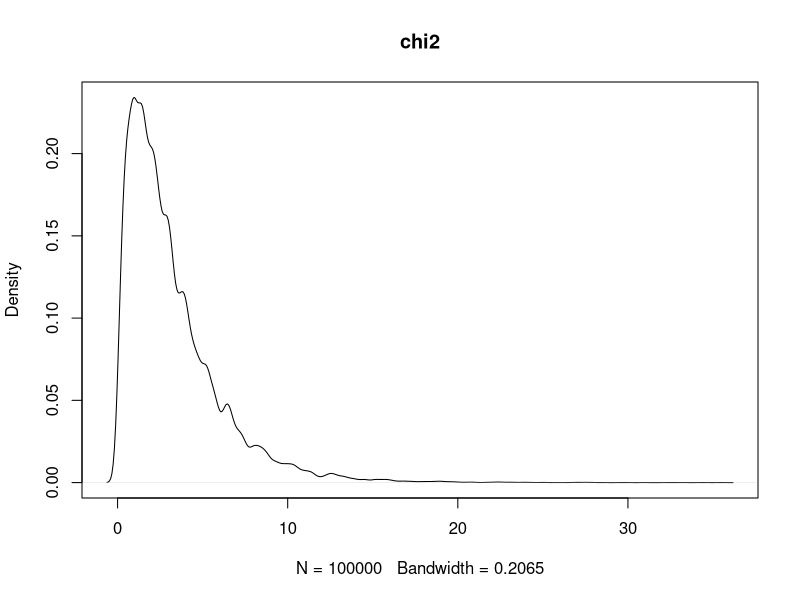
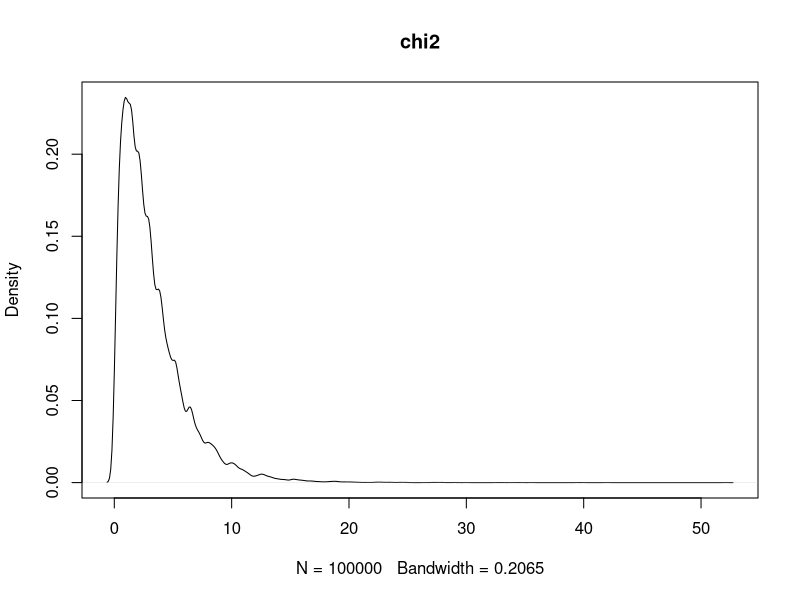
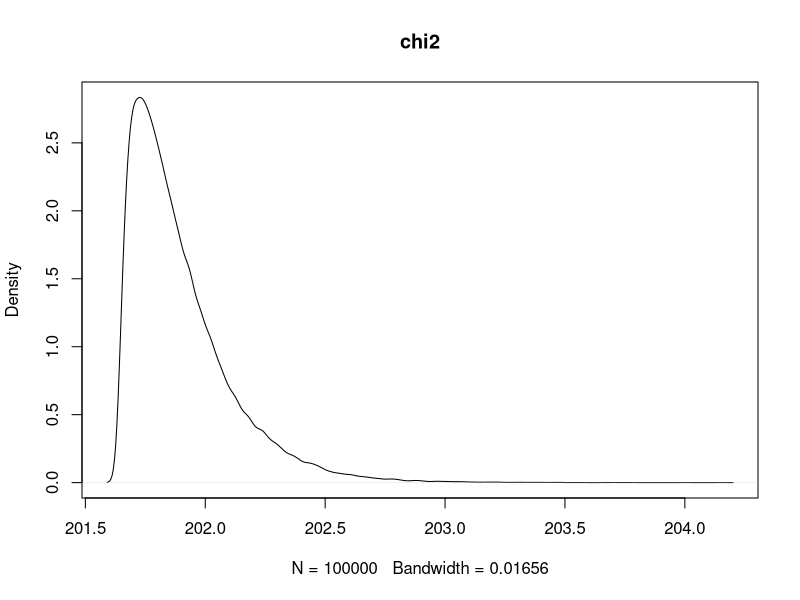
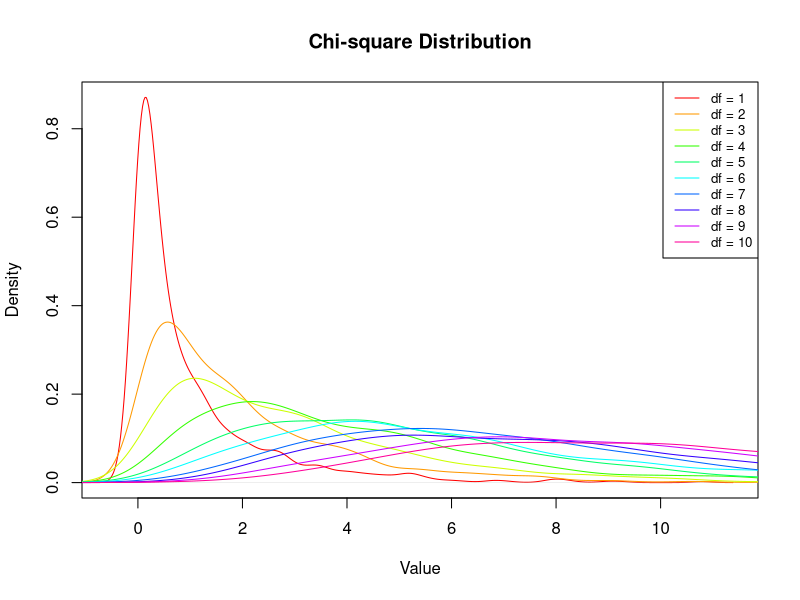
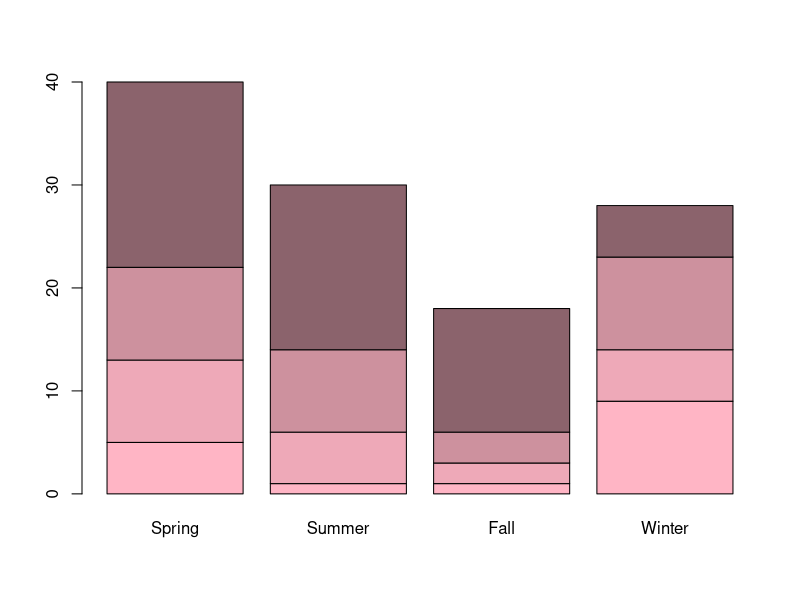
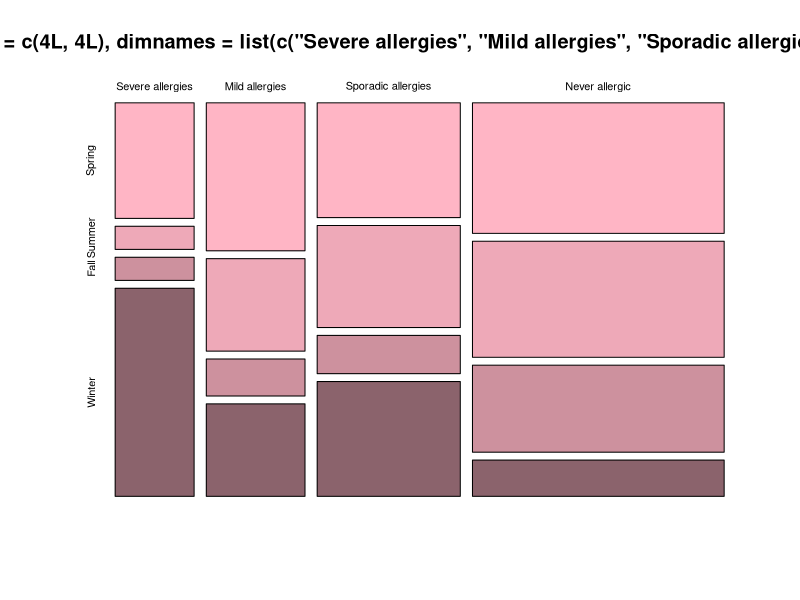
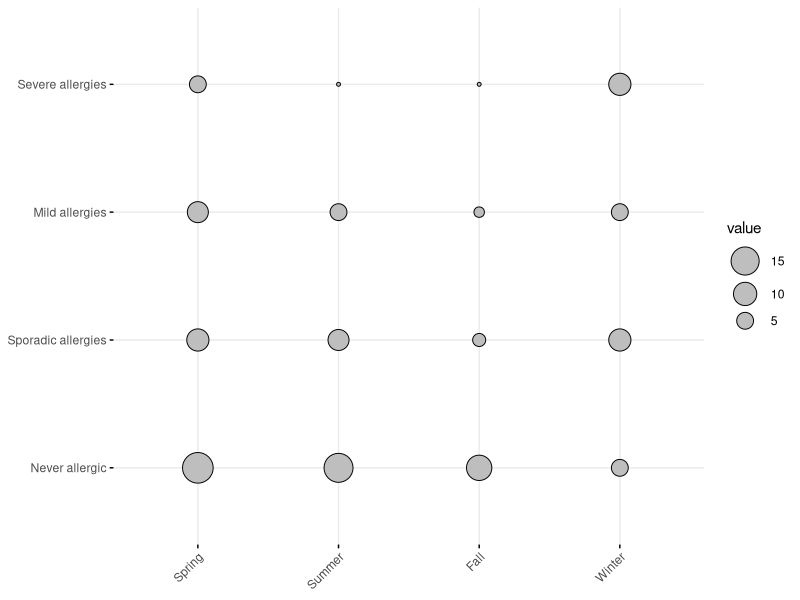

Reproduce these figures in R, in order.
## ---- chunk 1
knitr::opts_chunk$set(echo = TRUE)
## ---- chunk 2
Poll_seasons <- data.frame(Spring = 40, Summer = 30, Autumn = 18, Winter = 28)
## ---- chunk 3
# Calculate expected proportions
equal_preferences <- sum(Poll_seasons) * 0.25
population <- rep(c("Spring", "Summer", "Autumn", "Winter"), equal_preferences)

# Initialize simulation variables
num_of_simulation <- 100000
chi_sq_value <- numeric(length = num_of_simulation)

# Generate simulation to get distribution of chi2
for (i in seq_along(chi_sq_value)) {
  
  # Sample from the population
  sample <- sample(population, 116, replace = TRUE)
  
  # Calculate chi square value with the two dataset
  observed_frequency <- table(sample)
  chi_sq_value[i] <- sum((observed_frequency - equal_preferences)^2/observed_frequency)
}
## ---- chunk 4
plot(density(chi_sq_value), main = "chi2")
## ---- chunk 5
population1 <- rep(c("Spring", "Summer", "Autumn", "Winter"), 50)
chi_sq_value1 <- numeric(length = num_of_simulation)

for (i in seq_along(chi_sq_value1)) {
  
  # Sample from the population
  sample <- sample(population1, 116, replace = TRUE)
  
  # Calculate chi square value with the two dataset
  observed_frequency <- table(sample)
  chi_sq_value1[i] <- sum((observed_frequency - equal_preferences)^2/observed_frequency)
  
}

plot(density(chi_sq_value1), main = "chi2")
## ---- chunk 6
chi_sq_value2 <- numeric(length = num_of_simulation)

for (i in seq_along(chi_sq_value2)) {
  
  # Sample from the population
  sample <- sample(population, 400, replace = TRUE)
  
  # Calculate chi square value with the two dataset
  observed_frequency <- table(sample)
  chi_sq_value2[i] <- sum((observed_frequency - equal_preferences)^2/observed_frequency)
  
}

plot(density(chi_sq_value2), main = "chi2")
## ---- chunk 7
# Calculate the p-value
p_value_simulated <- mean(chi_sq_value >= chisq.test(Poll_seasons)$statistic)
## ---- chunk 8
color <- rainbow(10)
plot(density(rchisq(1000, df = 1)), type = "l", lty = 1, col = color[1], main = "Chi-square Distribution", xlab = "Value", ylab = "Density")

for (i in 2:10) {
  lines(density(rchisq(1000, df = i, ncp = 0)), col = color[i])
}

legend("topright", legend = c("df = 1", "df = 2", "df = 3", "df = 4", "df = 5", "df = 6", "df = 7", "df = 8", "df = 9", "df = 10"), lty = 1, col = color, cex = 0.8)

## ---- chunk 9
season_preference <- c("Spring", "Summer", "Autumn", "Winter")
reported_allergy <- c("Severe", "Mild", "Sporadic", "Never")
Severe <- data.frame(Spring = 5, Summer = 1, Fall = 1, Winter = 9)
Mild <- data.frame(Spring = 8, Summer = 5, Fall = 2, Winter = 5)
Sporadic <- data.frame(Spring = 9, Summer = 8, Fall = 3, Winter = 9)
Never <- data.frame(Spring = 18, Summer = 16, Fall = 12, Winter = 5)
Two_categories <- rbind(Severe, Mild, Sporadic, Never)
## ---- chunk 10
chisq.test(Two_categories)
data<-data.frame(Spring=c(5,8,9,18),Summer=c(1,5,8,16),Fall=c(1,2,3,12),Winter=c(9,5,9,5),
                 row.names=c("Severe allergies","Mild allergies","Sporadic allergies","Never allergic"))
barplot(as.matrix(data),col=c("pink1","pink2","pink3","pink4"))
mosaicplot(data,col=c("pink1","pink2","pink3","pink4"))
library(ggplot2)
library(ggpubr)
ggballoonplot(data)

## ---- chunk 11
gene_data <- data.frame(WT = c(7, 2), KO = c(3, 7), row.names = c("Alive", "Dead"))
fisher.test(gene_data)
